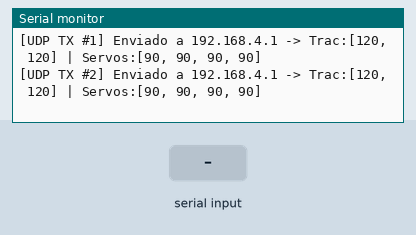
Recording of a sketch running on a simulated ESP32-C3. Parts: the last lines printed to the serial monitor. The inputs (shaded band) are chosen by the test bench. WiFi joins after 1.5 s; servers stay silent unless stated.

Above: at 3.7 s.
3.8 s: "w\n" received over Serial
At 4.4 s:
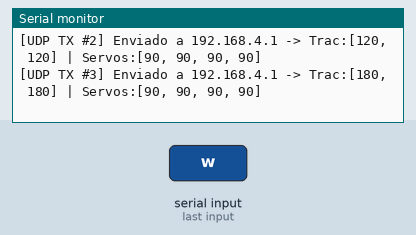
5.3 s: "W\n" received over Serial
At 12.72 s:
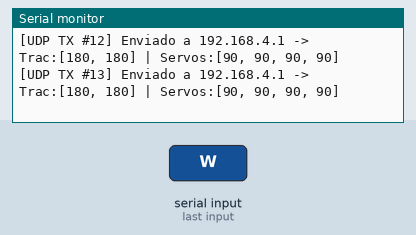
Timing chart, 0 to 12.8 s (numbered marks = the images above; inputs shaded):
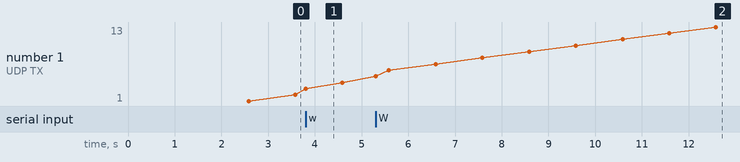

The sketch:

Test_WiFi_Transmisor_ESP32C3.ino
```cpp
/*
 * =====================================================================================
 *  TEST WIFI TRANSMISOR (STA + UDP) — ESP32-C3 (COM4)
 *  Rover Lunar V2.0 — Diagnostico de enlace Wi-Fi nativo sin NRF24L01
 * =====================================================================================
 *  Hardware: ESP32-C3 SuperMini / LOLIN C3 Mini (Wi-Fi 2.4 GHz integrado)
 *  Funcion:
 *    - Se conecta a la red Wi-Fi "ROVER_NET" emitida por el Arduino Nano ESP32
 *    - Envia paquetes de control por UDP al puerto 4210 de la IP 192.168.4.1
 * =====================================================================================
 */

#include <Arduino.h>
#include <WiFi.h>
#include <WiFiUdp.h>

const char* TARGET_SSID = "ROVER_NET";
const char* TARGET_PASS = "rover1234";
const IPAddress IP_ROVER(192, 168, 4, 1);
const unsigned int PUERTO_UDP = 4210;

WiFiUDP udp;

// Trama oficial de 8 bytes
struct __attribute__((packed)) PaqueteControl {
  int16_t traccion_izq;  // -255 a 255
  int16_t traccion_der;  // -255 a 255
  uint8_t angulo_s1;     // 10 a 170
  uint8_t angulo_s2;     // 10 a 170
  uint8_t angulo_s3;     // 10 a 170
  uint8_t angulo_s4;     // 10 a 170
};

PaqueteControl datosEnvio = {120, 120, 90, 90, 90, 90};

unsigned long totalEnvios = 0;
unsigned long ultimoEnvio = 0;
const unsigned long INTERVALO_ENVIO_MS = 1000;
bool envioAutomatico = true;

void enviarPaqueteUDP() {
  if (WiFi.status() != WL_CONNECTED) {
    Serial.println("[AVISO] Wi-Fi desconectado. Esperando reconexion...");
    return;
  }

  totalEnvios++;
  udp.beginPacket(IP_ROVER, PUERTO_UDP);
  udp.write((const uint8_t*)&datosEnvio, sizeof(datosEnvio));
  udp.endPacket();

  Serial.print("[UDP TX #");
  Serial.print(totalEnvios);
  Serial.print("] Enviado a ");
  Serial.print(IP_ROVER);
  Serial.print(" -> Trac:[");
  Serial.print(datosEnvio.traccion_izq);
  Serial.print(", ");
  Serial.print(datosEnvio.traccion_der);
  Serial.print("] | Servos:[");
  Serial.print(datosEnvio.angulo_s1);
  Serial.print(", ");
  Serial.print(datosEnvio.angulo_s2);
  Serial.print(", ");
  Serial.print(datosEnvio.angulo_s3);
  Serial.print(", ");
  Serial.print(datosEnvio.angulo_s4);
  Serial.println("]");
}

void imprimirMenu() {
  Serial.println();
  Serial.println("=======================================================");
  Serial.println("   DIAGNOSTICO WIFI TRANSMISOR - ESP32-C3 (COM4)");
  Serial.println("=======================================================");
  Serial.print("   Estado Wi-Fi: ");
  Serial.println(WiFi.status() == WL_CONNECTED ? "CONECTADO" : "DESCONECTADO");
  Serial.print("   IP Local:     "); Serial.println(WiFi.localIP());
  Serial.print("   IP Destino:   "); Serial.println(IP_ROVER);
  Serial.print("   Puerto UDP:   "); Serial.println(PUERTO_UDP);
  Serial.println("-------------------------------------------------------");
  Serial.println("Comandos por teclado en Monitor Serie (115200 baudios):");
  Serial.println("   'w' -> Avance adelante (Trac 180, Servos 90)");
  Serial.println("   's' -> Reversa (Trac -180, Servos 90)");
  Serial.println("   'a' -> Giro izquierda (Trac 120, Servos 120)");
  Serial.println("   'd' -> Giro derecha (Trac 120, Servos 60)");
  Serial.println("   'x' -> Parada (Trac 0, Servos 90)");
  Serial.println("   'm' -> Alternar envio automatico 1 Hz (ON/OFF)");
  Serial.println("   '?' -> Reimprimir este menu");
  Serial.println("=======================================================");
  Serial.println();
}

void setup() {
  Serial.begin(115200);
  delay(1000);

  Serial.println();
  Serial.println("=======================================================");
  Serial.println("   DIAGNOSTICO WIFI TRANSMISOR - ESP32-C3 (COM4)");
  Serial.println("=======================================================");
  Serial.print("[INFO] Conectando a la red Wi-Fi '");
  Serial.print(TARGET_SSID);
  Serial.println("'...");

  WiFi.mode(WIFI_STA);
  WiFi.begin(TARGET_SSID, TARGET_PASS);

  int reintentos = 0;
  while (WiFi.status() != WL_CONNECTED && reintentos < 20) {
    delay(500);
    Serial.print(".");
    reintentos++;
  }
  Serial.println();

  if (WiFi.status() == WL_CONNECTED) {
    Serial.println("[OK] Conectado exitosamente a 'ROVER_NET'.");
    Serial.print("   IP asignada: "); Serial.println(WiFi.localIP());
    Serial.print("   RSSI senal:  "); Serial.print(WiFi.RSSI()); Serial.println(" dBm");
  } else {
    Serial.println("[AVISO] No se pudo conectar aun. Se reintentara en segundo plano.");
    Serial.println("[CHECK] Asegurate de que el Arduino Nano ESP32 este encendido con su sketch.");
  }

  udp.begin(0); // Puerto local efimero para emision
  imprimirMenu();
}

void loop() {
  if (WiFi.status() == WL_CONNECTED) {
    if (envioAutomatico && (millis() - ultimoEnvio >= INTERVALO_ENVIO_MS)) {
      ultimoEnvio = millis();
      enviarPaqueteUDP();
    }
  } else {
    // Si se pierde la conexion, reintentar periodicamente
    static unsigned long ultimoReintento = 0;
    if (millis() - ultimoReintento > 3000) {
      ultimoReintento = millis();
      Serial.println("[RECONEXION] Buscando red 'ROVER_NET'...");
      WiFi.disconnect();
      WiFi.begin(TARGET_SSID, TARGET_PASS);
    }
  }

  if (Serial.available()) {
    char c = Serial.read();
    if (c == '\r' || c == '\n') return;

    if (c == 'w' || c == 'W') {
      datosEnvio.traccion_izq = 180;
      datosEnvio.traccion_der = 180;
      datosEnvio.angulo_s1 = 90;
      datosEnvio.angulo_s2 = 90;
      datosEnvio.angulo_s3 = 90;
      datosEnvio.angulo_s4 = 90;
      enviarPaqueteUDP();
    } else if (c == 's' || c == 'S') {
      datosEnvio.traccion_izq = -180;
      datosEnvio.traccion_der = -180;
      datosEnvio.angulo_s1 = 90;
      datosEnvio.angulo_s2 = 90;
      datosEnvio.angulo_s3 = 90;
      datosEnvio.angulo_s4 = 90;
      enviarPaqueteUDP();
    } else if (c == 'a' || c == 'A') {
      datosEnvio.traccion_izq = 120;
      datosEnvio.traccion_der = 120;
      datosEnvio.angulo_s1 = 120;
      datosEnvio.angulo_s2 = 120;
      datosEnvio.angulo_s3 = 120;
      datosEnvio.angulo_s4 = 120;
      enviarPaqueteUDP();
    } else if (c == 'd' || c == 'D') {
      datosEnvio.traccion_izq = 120;
      datosEnvio.traccion_der = 120;
      datosEnvio.angulo_s1 = 60;
      datosEnvio.angulo_s2 = 60;
      datosEnvio.angulo_s3 = 60;
      datosEnvio.angulo_s4 = 60;
      enviarPaqueteUDP();
    } else if (c == 'x' || c == 'X') {
      datosEnvio.traccion_izq = 0;
      datosEnvio.traccion_der = 0;
      datosEnvio.angulo_s1 = 90;
      datosEnvio.angulo_s2 = 90;
      datosEnvio.angulo_s3 = 90;
      datosEnvio.angulo_s4 = 90;
      enviarPaqueteUDP();
    } else if (c == 'm' || c == 'M') {
      envioAutomatico = !envioAutomatico;
      Serial.print("[CONFIG] Envio automatico 1 Hz: ");
      Serial.println(envioAutomatico ? "ACTIVADO" : "DESACTIVADO");
    } else if (c == '?' || c == 'h' || c == 'H') {
      imprimirMenu();
    }
  }
}
```

Measured:
- after the input at 3.8 s, the serial monitor: prints a new line at once (image 1)
- after the input at 5.3 s, the serial monitor: prints a new line after 7.3 s (image 2)
- plotted number 1: 4 → 13 after the input at 5.3 s
